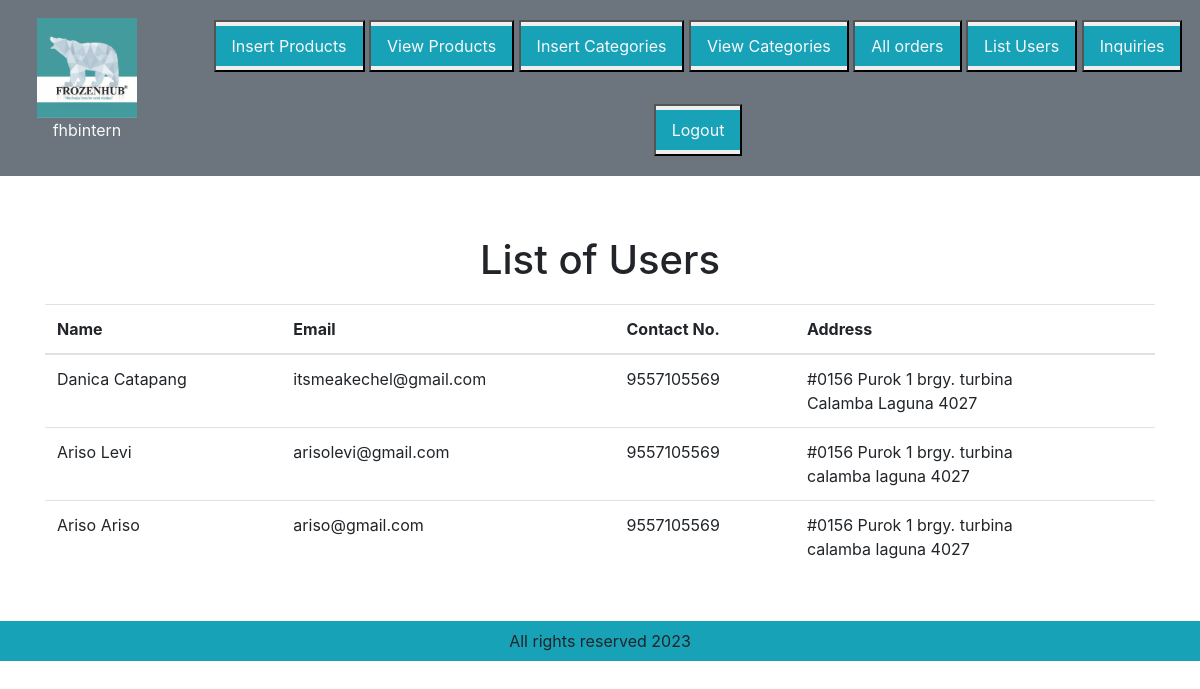
The app's page /admin_area/index.php?view_users (signed in) with its own data.
### tables this page shows
CREATE TABLE `user_details` (
  `user_id` int(11) NOT NULL,
  `fname` varchar(255) NOT NULL,
  `lname` varchar(255) NOT NULL,
  `email` varchar(255) DEFAULT NULL,
  `password` varchar(255) DEFAULT NULL,
  `user_ip` varchar(255) DEFAULT NULL,
  `user_address` varchar(255) DEFAULT NULL,
  `user_province` varchar(255) DEFAULT NULL,
  `user_city` varchar(255) DEFAULT NULL,
  `user_zip` int(100) DEFAULT NULL,
  `user_mobile` bigint(100) NOT NULL
);

### admin_area/view_users.php (the view)
<h1 class="text-center" id="reqsHeading" style="margin-bottom: 12px;padding-bottom: 8px;padding-top: 12px;">List of Users</h1>
<table class="table">
    <thead>
        <tr>
            <th> Name </th>
            <th> Email</th>
            <th> Contact No. </th>
            <th> Address </th>
        </tr>
    </thead>
    <tbody>
<?php
$user_details = "SELECT * FROM user_details";
$result_category= mysqli_query($conn,$user_details);
while($row = mysqli_fetch_assoc($result_category)) {
    $fname = $row['fname'];
    $lname = $row['lname'];
    $email = $row['email'];
    $mobile = $row['user_mobile'];
    $address = $row['user_address'];
    $province = $row['user_province'];
    $city = $row['user_city'];
    $zip = $row['user_zip'];
    echo'
    <tr>
        <td>'. $fname.'&nbsp'.  $lname.'</td>
        <td>'.  $email.'</td>
        <td>'. $mobile .'</td>
        <td>'. $address.'&nbsp<br>'. $city.'&nbsp'. $province .'&nbsp'.$zip .'</td>'
        ;}?>
    </tbody>
        </table>

### style.css (style rules this page uses)
* { margin:0; padding:0; box-sizing: border-box; }

### records on screen
user_details: fname "Danica", lname "Catapang", email "itsmeakechel@gmail.com", user_mobile "9557105569", user_address "#0156 Purok 1 brgy. turbina", user_city "Calamba", user_province "Laguna", user_zip "4027"
user_details: fname "Ariso", lname "Levi", email "arisolevi@gmail.com", user_mobile "9557105569", user_address "#0156 Purok 1 brgy. turbina", user_city "calamba", user_province "laguna", user_zip "4027"
user_details: fname "Ariso", lname "Ariso", email "ariso@gmail.com", user_mobile "9557105569", user_address "#0156 Purok 1 brgy. turbina", user_city "calamba", user_province "laguna", user_zip "4027"

### other values on screen
$username "fhbintern"
